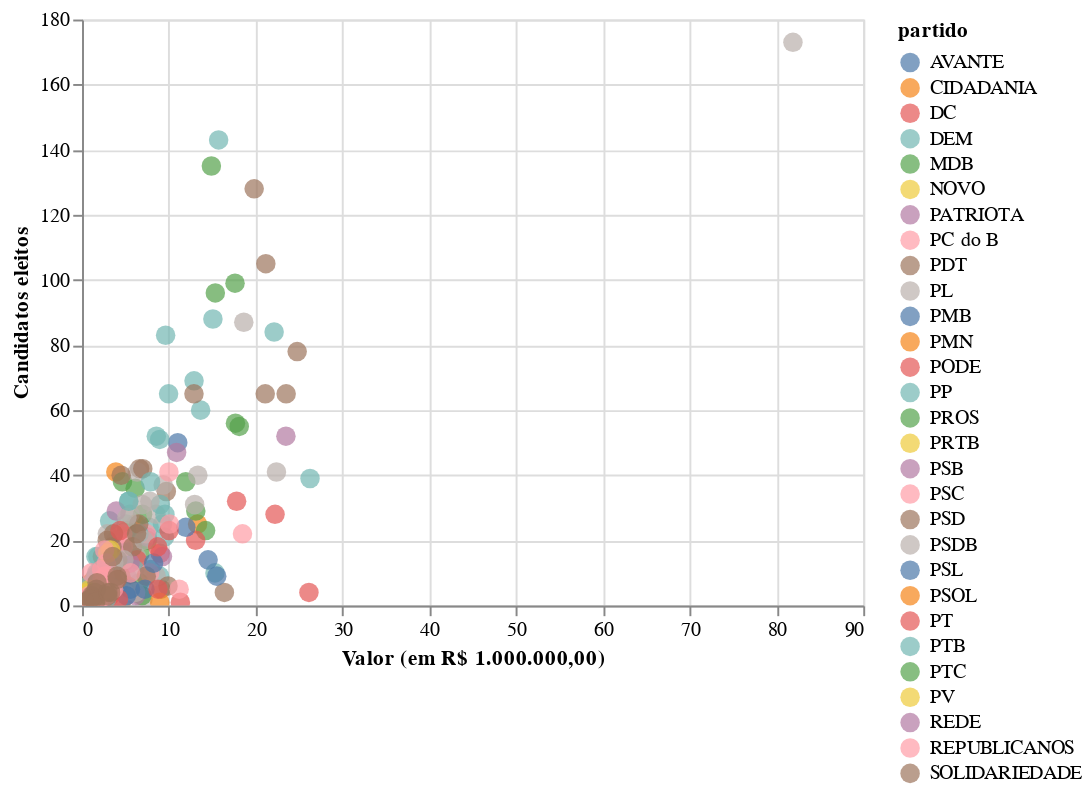

The cell this chart's notebook holds for it:
### Code cell
# Há correlação entre o número de candidatos eleitos (Y) e o valor total de despesas (X)?
alt.Chart(cand_part_uf_desp_part).mark_point(filled = True, size = 100).encode(
          alt.Y('num_eleito',
                title = 'Candidatos eleitos'),
          alt.X('valor',
                title = 'Valor (em R$ 1.000.000,00)'),
          color = "partido"      
).interactive()

### Figure 1 — Vega-Lite specification as saved in the notebook (floating-point values rounded to 4 significant figures; data arrays with more than 128 entries replaced by an {"elided": "..."} marker saying what was removed)
{"config": {"view": {"continuousWidth": 400, "continuousHeight": 300}}, "data": {"name": "data-837c4443af402bee112757dbc7727c63"}, "mark": {"type": "point", "filled": true, "size": 100}, "encoding": {"color": {"type": "nominal", "field": "partido"}, "x": {"type": "quantitative", "field": "valor", "title": "Valor (em R$ 1.000.000,00)"}, "y": {"type": "quantitative", "field": "num_eleito", "title": "Candidatos eleitos"}}, "selection": {"selector003": {"type": "interval", "bind": "scales", "encodings": ["x", "y"]}}, "$schema": "https://vega.github.io/schema/vega-lite/v4.8.1.json", "datasets": {"data-837c4443af402bee112757dbc7727c63": {"elided": "736 records"}}}
